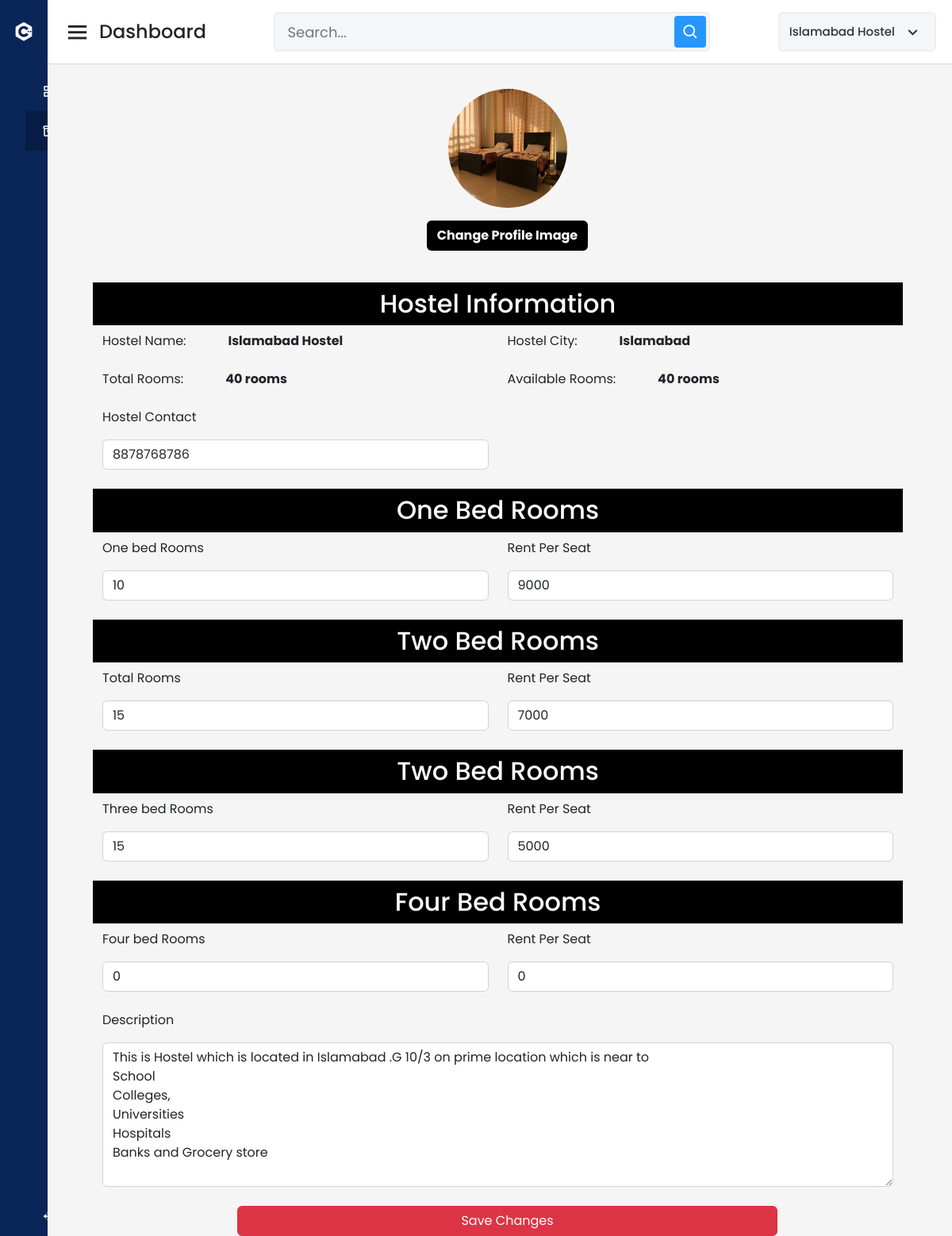
Screenshot of /dashboard_profile/ (signed in) with the database file from the repository.
### Hostel_app/models.py (models this page shows, shortened)
class Registeredhostels(models.Model):
    name = models.CharField(max_length=100, null=True, default='')
    hostel_number = models.PositiveBigIntegerField(default=0)
    hostel_img = models.ImageField(upload_to="Hostel_img/", null=True, blank=True)
    email = models.EmailField(default='')
    password = models.CharField(max_length=100, default='')
    address = models.TextField(max_length=300, default="", null=True, blank=True)
    city = models.TextField(max_length=100, default='')
    Total_rooms = models.PositiveIntegerField(default=0)
    Available_rooms = models.PositiveIntegerField(default=0)
    One_bed_rooms = models.PositiveIntegerField(default=0)
    Onebed_per_seat_price = models.PositiveIntegerField(default=0)
    Two_bed_rooms = models.PositiveIntegerField(default=0)
    Two_bed_per_seat_price = models.PositiveIntegerField(default=0)
    Three_bed_rooms = models.PositiveIntegerField(default=0)
    Three_bed_per_seat_price = models.PositiveIntegerField(default=0)
    Four_bed_rooms = models.PositiveIntegerField(default=0)
    Four_bed_per_seat_price = models.PositiveIntegerField(default=0)
    Description = models.TextField(default='')
    is_Active = models.BooleanField(default=True)

### Hostel_app/Middleware/User_auth.py (the view)
    def middleware(request):
        if not request.session.get('Hostel_email'):
            messages.error(request, "Please Login First For Future Operations")
            request.session['required_path'] = request.path
            return redirect('/Login/?next=%s' % request.path)
        response = get_response(request)
        return response

### Hostel_app/Middleware/User_auth.py (called while the page is built)
def HostelUser_middleware(get_response):
    def middleware(request):
        if not request.session.get('Hostel_email'):
            messages.error(request, "Please Login First For Future Operations")
            request.session['required_path'] = request.path
            return redirect('/Login/?next=%s' % request.path)
        response = get_response(request)
        return response
    return middleware

### Hostel_app/views.py (called while the page is built)
@HostelUser_middleware
def dashboard_profile(request):
    Data = {}
    if request.session.get('Hostel_email'):
        Hostel_email = request.session.get('Hostel_email')
        Hostel = Registeredhostels.objects.get(email=Hostel_email)
        Data = {"Hostel": Hostel}
    return render(request, 'dashboard_profile.html', Data)

### Hostel_app/templates/dashboard_profile.html (shortened to what this page needs)
{% include  'base.html' %}
{% load static %}
<head>
     <link href='https://unpkg.com/boxicons@2.0.7/css/boxicons.min.css' rel='stylesheet'>
    <link href="https://cdn.jsdelivr.net/npm/bootstrap@5.2.3/dist/css/bootstrap.min.css" rel="stylesheet"
>
</head>
<body>
  <div class="sidebar">
    <div class="logo-details">
      <i class='bx bxl-c-plus-plus'></i>
      <span class="logo_name">E-Hostel Management</span>
    </div>
      <ul class="nav-links">
        <li>
          <a href="/hosteldashboard/" >
            <span class="links_name">Dashboard</span>
          </a>
        </li>
        <li>
          <a href="/dashboard_profile" class="active">
            <span class="links_name">Profile</span>
          </a>
        <li class="log_out">
          <a href="/Logout/">
            <span class="links_name">Log out</span>
          </a>
        </li>
      </ul>
  </div>
  <section class="home-section">
    <nav>
      <div class="sidebar-button">
        <i class='bx bx-menu sidebarBtn'></i>
        <span class="dashboard">Dashboard</span>
      </div>
      <div class="search-box">
        <input type="text" placeholder="Search...">
        <i class='bx bx-search' ></i>
      </div>
      <div class="profile-details">
        <span class="admin_name">{{Hostel.name}}</span>
        <i class='bx bx-chevron-down' ></i>
      </div>
    </nav>
    <div class="home-content">
<div class="container col-11" style="margin-left:5%; margin-right:5%">
    <form action="/updateHostel_profile/" method="post">
        <div class="table-responsive">
            <table class="table w-100 table-borderless">
                <tbody>
                <tr align="center">
                    {% if Hostel.hostel_img %}
                    <td colspan="2"><img src='/media/{{Hostel.hostel_img}}'
                                         style="width:150px;border-radius:50%;height:150px;"/>
                    </td>
                    {% else %}
                    <td colspan="2">
                        <img alt="" src='{% static "img/hostelvector.jpg" %}'
                             style="width:100px;border-radius:50%;"/></td>
                    {% endif %}
                </tr>
                <tr align="center">
                    <td align="center" colspan="2">
                        <div class="btn-block">
                            <a class="mr-1 delete-record-link btn"
                               data-bs-toggle="modal" style="background-color:black;color:white"
                               href="#exampleModalToggle"
                               role="button">
                                <b>Change Profile Image</b>
                            </a>
                        </div>
                    </td>
                </tr>
                <tr>
                    <td></td>
                </tr>
                </tbody>
            </table>
        </div>
        <div class="mb-3 col-12 row">
            <h2 class="bg-black text-center col-12 p-2" style="color:white">Hostel Information</h2>
            <div class="col-6">
                <label class="form-label">Hostel Name: </label>
                <span style="margin-left:10%"><b>{{Hostel.name}}</b></span>
            </div>
            <div class="col-6">
                <label class="form-label">Hostel City: </label>
                <span style="margin-left:10%"><b>{{Hostel.city}}</b></span>
            </div>
        </div>
        <div class="mb-3 col-12 row" style="float:left">
            <div class="col-6">
                <label class="form-label">Total Rooms: </label>
                <span style="margin-left:10%"><b>{{Hostel.Total_rooms}} rooms</b></span>
            </div>
            <div class="col-6">
                <label class="form-label">Available Rooms: </label>
                <span style="margin-left:10%"><b>{{Hostel.Available_rooms}} rooms</b></span>
            </div>
        </div>
        <div class="mb-3 col-12 row">
            <div class="col-lg-6 col-md-6 col-12 form-label">
                <p style="float:left">Hostel Contact</p>
                <span><input class="form-control no-arrow" type="number" maxlength="10"
                             oninput="javascript: if (this.value.length > this.maxLength) this.value = this.value.slice(0, this.maxLength);"
                             value="{{Hostel.hostel_number}}" name="hostel_number"></span>
            </div>
        </div>
        <div class="mb-3 col-12 row">
            <h2 class="bg-black text-center col-12 p-2" style="color:white">One Bed Rooms</h2>
            <div class="col-lg-6 col-md-6 col-12 form-label">
                <p style="float:left">One bed Rooms</p>
                <span><input class="form-control no-arrow" type="number" value="{{Hostel.One_bed_rooms}}"
                             name="one_bed"></span>
            </div>
            <div class="col-lg-6 col-md-6 col-12 form-label">
                <p style="float:left">Rent Per Seat</p>
                <span><input class="form-control no-arrow" type="number" value="{{Hostel.Onebed_per_seat_price}}"
                             name="one_bed_seat"></span>
            </div>
        </div>
        <div class="mb-3 col-12 row">
            <h2 class="bg-black text-center col-12 p-2" style="color:white">Two Bed Rooms</h2>
            <div class="col-lg-6 col-md-6 col-12 form-label">
                <p style="float:left">Total Rooms</p>
                <span><input class="form-control no-arrow" type="number" value="{{Hostel.Two_bed_rooms}}"
                             name="Two_bed"></span>
            </div>
            <div class="col-lg-6 col-md-6 col-12 form-label">
                <p style="float:left">Rent Per Seat</p>
                <span><input class="form-control no-arrow" type="number" value="{{Hostel.Two_bed_per_seat_price}}"
                             name="Two_bed_seat"></span>
            </div>
        </div>
        <div class="mb-3 col-12 row">
            <h2 class="bg-black text-center col-12 p-2" style="color:white">Two Bed Rooms</h2>
            <div class="col-lg-6 col-md-6 col-12 form-label">
                <p style="float:left">Three bed Rooms</p>
                <span><input class="form-control no-arrow" type="number" value="{{Hostel.Three_bed_rooms}}"
                             name="Three_bed"></span>
            </div>
            <div class="col-lg-6 col-md-6 col-12 form-label">
                <p style="float:left">Rent Per Seat</p>
                <span><input class="form-control no-arrow" type="number" value="{{Hostel.Three_bed_per_seat_price}}"
                             name="Three_bed_seat"></span>
            </div>
        </div>
        <div class="mb-3 col-12 row">
            <h2 class="bg-black text-center col-12 p-2" style="color:white">Four Bed Rooms</h2>
            <div class="col-lg-6 col-md-6 col-12 form-label">
                <p style="float:left">Four bed Rooms</p>
                <span><input class="form-control no-arrow" type="number" value="{{Hostel.Four_bed_rooms}}"
                             name="Four_bed" required></span>
            </div>
            <div class="col-lg-6 col-md-6 col-12 form-label">
                <p style="float:left">Rent Per Seat</p>
                <span><input class="form-control no-arrow" type="number" value="{{Hostel.Four_bed_per_seat_price}}"
                             name="Four_bed_seat" required></span>
            </div>
        </div>
        <div class="mb-3 col-12 row">
            <div class="col-12 form-label">
                <p style="float:left">Description </p>
                <span>
                    <textarea rows="7" class="form-control" placeholder="start writing your Hostel details"
                              name="description" required>{{Hostel.Description}}</textarea>
                </span>
            </div>
        </div>
        <div class="col-12 mx-auto text-center">
            <input type="submit" class="btn btn-danger col-lg-8 col-10" value="Save Changes"/>
        </div>
    </form>
</div>
    </div>
  </section>
</body>

### Hostel_app/templates/base.html (shortened to what this page needs)
<!doctype html>
<html lang="en">
  <head>
    <link rel="stylesheet" href="https://pro.fontawesome.com/releases/v5.10.0/css/all.css">
    <link href="https://cdn.jsdelivr.net/npm/bootstrap@5.2.3/dist/css/bootstrap.min.css" rel="stylesheet"
>
  </head>
  <body>
  </body>
</html>

### Hostel_app/templates/dashboard_profile.html (style rules this page uses)
* { margin: 0; padding: 0; box-sizing: border-box; font-family: 'Poppins', sans-serif; }
.sidebar { position: fixed; height: 100%; width: 240px; background: #0A2558; transition: all 0.5s ease; }
.sidebar .logo-details { height: 80px; display: flex; align-items: center; }
.sidebar .logo-details i { font-size: 28px; font-weight: 500; color: #fff; min-width: 60px; text-align: center }
.sidebar .logo-details .logo_name { color: #fff; font-size: 24px; font-weight: 500; }
.sidebar .nav-links { margin-top: 10px; }
.sidebar .nav-links li { position: relative; list-style: none; height: 50px; }
.sidebar .nav-links li a { height: 100%; width: 100%; display: flex; align-items: center; text-decoration: none; transition: all 0.4s ease; }
.sidebar .nav-links li a.active { background: #081D45; }
.sidebar .nav-links li a .links_name { color: #fff; font-size: 15px; font-weight: 400; white-space: nowrap; }
.sidebar .nav-links .log_out { position: absolute; bottom: 0; width: 100%; }
.home-section { position: relative; background: #f5f5f5; min-height: 100vh; width: calc(100% - 240px); left: 240px; transition: all 0.5s ease; }
.home-section nav { display: flex; justify-content: space-between; height: 80px; background: #fff; display: flex; align-items: center; position: fixed; width: calc(100% - 240px); left: 240px; z-index: 100; padding: 0 20px; box-shadow: 0 1px 1px rgba(0, 0, 0, 0.1); transition: all 0.5s ease; }
.home-section nav .sidebar-button { display: flex; align-items: center; font-size: 24px; font-weight: 500; }
nav .sidebar-button i { font-size: 35px; margin-right: 10px; }
.home-section nav .search-box { position: relative; height: 50px; max-width: 550px; width: 100%; margin: 0 20px; }
nav .search-box input { height: 100%; width: 100%; outline: none; background: #F5F6FA; border: 2px solid #EFEEF1; border-radius: 6px; font-size: 18px; padding: 0 15px; }
nav .search-box .bx-search { position: absolute; height: 40px; width: 40px; background: #2697FF; right: 5px; top: 50%; transform: translateY(-50%); border-radius: 4px; line-height: 40px; text-align: center; color: #fff; font-size: 22px; transition: all 0.4 ease; }
.home-section nav .profile-details { display: flex; align-items: center; background: #F5F6FA; border: 2px solid #EFEEF1; border-radius: 6px; height: 50px; min-width: 190px; padding: 0 15px 0 2px; }
nav .profile-details .admin_name { font-size: 15px; font-weight: 500; color: #333; margin: 0 10px; white-space: nowrap; }
nav .profile-details i { font-size: 25px; color: #333; }
.home-section .home-content { position: relative; padding-top: 104px; }
@media (max-width: 1240px) { .sidebar { width: 60px; } }
@media (max-width: 1240px) { .home-section { width: calc(100% - 60px); left: 60px; } }
@media (max-width: 1240px) { .home-section nav { width: calc(100% - 60px); left: 60px; } }
.no-arrow { -moz-appearance: textfield; }

### rows the page displays
Registeredhostels: name "Islamabad Hostel", hostel_img (picture), city "Islamabad", Total_rooms "40", Available_rooms "40", hostel_number "8878768786", one_bed "10", one_bed_seat "9000", Two_bed "15", Two_bed_seat "7000", Three_bed "15", Three_bed_seat "5000", Four_bed "0", Four_bed_seat "0", description "This is Hostel which is located in Islamabad .G 10/3 on prime location which is near to School Colleges, Universities Hospitals Banks and Grocery store"
